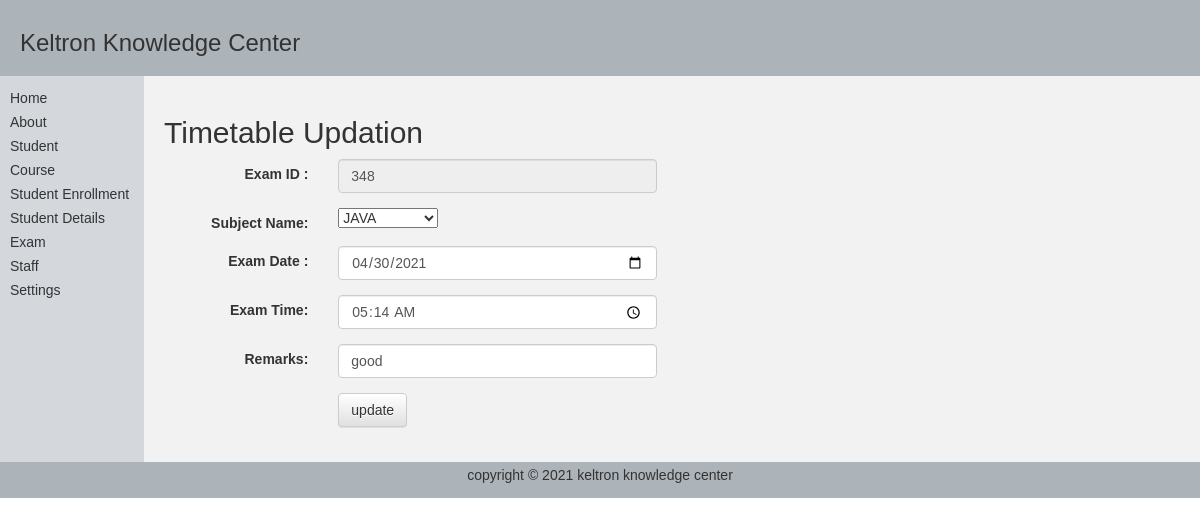
The app's page /views/exam_details/examEdit.php?exam_time_table_id=348 with its own data.
### tables this page shows
CREATE TABLE `tbl_exam_timetable` (
  `exam_time_table_id` int(10) NOT NULL,
  `subject_name` varchar(20) NOT NULL,
  `exam_date` date NOT NULL,
  `exam_time` time(6) NOT NULL,
  `remarks` varchar(10) NOT NULL
);

### db/DBConnection.class.php (called while the page is built, shortened)
<?php
class DBConnection{
    public static $servername = "localhost";
	public static $username = "root";
	public static $password = "";
	public static $dbase = "KeltronDB";
	static function  getConnect(){
		$connection = new mysqli(self::$servername, self::$username, self::$password,self::$dbase );
		return $connection;
	}
	static function execQery($sql){
		try{
			$result = null;
			$conn = self::getConnect();
			if ($conn->connect_error) {
	  				$result = null;
				}
			else{
					$result = $conn->query($sql);
				}
		}
		catch(Exception $e) {
  			$result = null;
		}
		return $result;
	}
}
?>

### service/examService.php (called while the page is built, shortened)
 <?php
require_once( ROOT_DIR.'/../db/DBConnection.class.php' );
class ExamService{
function getExam($exam_time_table_id){
	$sql  =  "SELECT * FROM tbl_exam_timetable WHERE exam_time_table_id = $exam_time_table_id";
	$result = DBConnection::execQery($sql);
	return $result;
}
}
?>

### views/exam_details/examEdit.php (the view, shortened to what this page needs)
<?php
 require_once( ROOT_DIR.'/../service/examService.php' );
$subject_name = $exam_date = $exam_time = $remarks = $exam_time_table_id = "";
$error = false;
if ($_SERVER["REQUEST_METHOD"] == "POST") {
$exam_time_table_id = $_POST['exam_time_table_id'];
$subject_name = $_POST['subject_name'];
$exam_date = $_POST['exam_date'];
$exam_time = $_POST['exam_time'];
$remarks = $_POST['remarks'];
if(empty($exam_time_table_id)){
    $errid = "* ID should not be empty";
    $error = true;
}
if(empty($subject_name)){
    $errSubjectName = "* Name should not be empty";
    $error = true;
}
if(empty($exam_date)){
    $errdate = "* Date should not be empty";
    $error = true;
}
if(empty($exam_time)){
    $errtime = "* Time should not be empty";
    $error = true;
}
if(empty($remarks)){
    $errremarks = "* Remarks should not be empty";
    $error = true;
}
if($error == true ){
    $message = "please fix the errors";
}else{
    $examObj = new Exam();
    $examObj->setExamID($exam_time_table_id);
    $examObj->setSubjectName($subject_name);
    $examObj->setExamDate($exam_date);
    $examObj->setExamTime($exam_time);
    $examObj->setRemarks($remarks);
    $createservice = new ExamService();
    $result = $createservice->updateExam($examObj);
    if($result > 0){
        $_SESSION["message"] = "Exam details updated successfully !";
      }
      else{
        $_SESSION["message"] = "Server busy please try again later !";
      }
     header("Location: exam_View_All.php");
    }
}
else{
  $exam_time_table_id = $_GET['exam_time_table_id'];
   $createservice = new ExamService();
    $result = $createservice->getExam($exam_time_table_id);
      if($result != null){
        if ($result->num_rows > 0) {
       $row = $result->fetch_assoc();
       $exam_time_table_id = $row["exam_time_table_id"];
       $subject_name = $row["subject_name"];
       $exam_date = $row["exam_date"];
       $exam_time = $row["exam_time"];
       $remarks = $row["remarks"];
      }
   }
}
?>
<!DOCTYPE html>
<html lang="en">
<head>
<link rel="stylesheet"
      href="http://netdna.bootstrapcdn.com/bootstrap/3.1.0/css/bootstrap.min.css">
<link rel="stylesheet"
     href="http://netdna.bootstrapcdn.com/bootstrap/3.1.0/css/bootstrap-theme.min.css">
</head>
<body style="margin:0px;">
    <table   style="width:100%; border-collapse:collapse; font:14px Arial,sans-serif;">
        <tr>
            <td colspan="3" style="padding:10px 20px; background-color:#acb3b9;">
                <h1 style="font-size:24px;"> Keltron Knowledge Center</h1>
            </td>
        </tr>
        <tr style="height:270px;">
            <td style="width:12%; padding:10px 10px; background-color:#d4d7dc; vertical-align: top;">
                <ul style="list-style:none; padding:0px; line-height:24px;">
                    <?php require_once( ROOT_DIR.'/../views/includes/menu.php' ); ?>
                </ul>
            </td>
				 <td style="padding:20px; background-color:#f2f2f2; vertical-align:top;">
                <h2> Timetable Updation </h2>
            <form class="form-horizontal" method="post" action='<?php echo htmlspecialchars($_SERVER["PHP_SELF"]);?>' >
              <div class="form-group">
                  <label class="control-label col-sm-2" for="exam_time_table_id">Exam ID :</label>
                  <div class="col-sm-4">
                    <input type="int" class="form-control" id="exam_time_table_id" placeholder="Enter exam_id" name="exam_time_table_id"
                    value='<?php echo $exam_time_table_id ;?>'readonly ="true"
                    >
                  </div>
                </div>
                <div class="form-group">
                  <label class="control-label col-sm-2" for="subject_name">Subject Name:</label>
                  <div class="col-sm-4">
                    <select  class="default" id="subject_name" name="subject_name">
                        <?php
                      if($subject_name === 'JAVA')
                        {?>
                                <option value="JAVA" selected >JAVA</option>
                      <?php  } ?>
                    </select>
                  </div>
                </div>
                <div class="form-group">
                  <label class="control-label col-sm-2" for="exam_date">Exam Date :</label>
                  <div class="col-sm-4">
                    <input type="date" class="form-control" id="exam_date" placeholder="Enter exam_date" name="exam_date"
                    value='<?php echo $exam_date ;?>'
                    >
                  </div>
                </div>
                 <div class="form-group">
                  <label class="control-label col-sm-2" for="exam_time">Exam Time:</label>
                  <div class="col-sm-4">
                    <input type="time" class="form-control" id="exam_time" placeholder="Enter exam_time" name="exam_time" value='<?php  $date = date("H:i", strtotime($exam_time)); echo "$date";?>'>
                  </div>
                </div>
                <div class="form-group">
                  <label class="control-label col-sm-2" for="remarks">Remarks:</label>
                  <div class="col-sm-4">
                    <input type="text" class="form-control" id="remarks" placeholder="Enter remarks" name="remarks" value='<?php echo "$remarks" ;?>'>
                  </div>
                </div>
                <div class="form-group">
                  <div class="col-sm-offset-2 col-sm-4">
                    <button type="submit" class="btn btn-default">update</button>
                  </div>
                </div>
              </form>
            </td>
        </tr>
        <tr>
            <td colspan="3" style="padding:5px; background-color:#acb3b9; text-align:center;">
                <p>copyright &copy; <?php echo date("Y"); ?> keltron knowledge center</p>
            </td>
        </tr>
    </table>
</body>
</html>

### views/exam_details/examEdit.php (style rules this page uses)
input { position: relative; }

### records on screen
tbl_exam_timetable: exam_time_table_id "348", subject_name "JAVA", exam_date "04/30/2021", exam_time "05:14", remarks "good"
